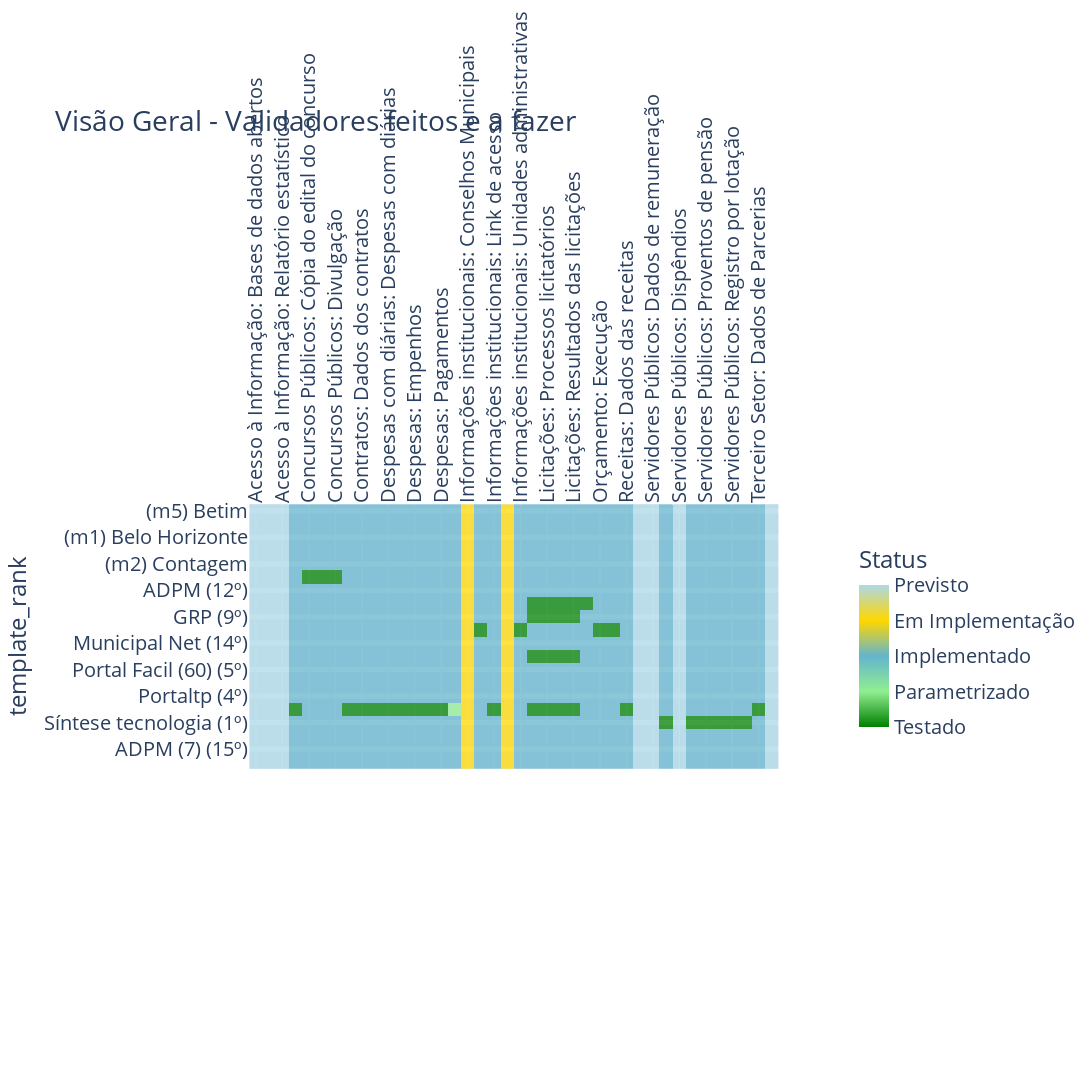

Notebook code for this chart:
### Code cell
import plotly.express as px
import matplotlib.pyplot as plt

def plot_status_epics_dev(df, title, y_column, x_column, hue, showlegend=True):    

    fig = px.imshow(
        df, height=1800, width=1700, title=title,
        color_continuous_scale=[(0, "green"), (0.25, 'lightgreen'), (0.5, "#64b5cd"), 
                                (0.75, '#FFD700'), (1, 'lightblue')]
    )     
        
    fig.update_traces(opacity=0.75)
    fig.update_xaxes(tickangle=-90, side="top")
    fig.update_yaxes(showgrid=True, gridwidth=5)
    
    fig.update_layout(
        coloraxis_colorbar=dict(
            title="Status", 
            tickvals=[1,2,3,4,5],
            ticktext=["Testado","Parametrizado","Implementado","Em Implementação",'Previsto'],
            lenmode="pixels", 
            len=200), 
        font=dict(size=20)
    )
    
    return fig

#-----------------------------------------------------------------------

figures.plot_status_epics_dev = plot_status_epics_dev

epics_dev_df = pd.read_csv("data/epics_dev.csv", index_col="template_rank")

fig = figures.plot_status_epics_dev(epics_dev_df, title='Visão Geral - Validadores feitos e a fazer',        
        y_column='template', x_column='title', hue="state", showlegend=True)


fig.write_image('./fig/status-dev.png')#, scale=1)
fig

### Figure 1 — Plotly figure (JSON) as saved in the notebook; plotly's stock layout.template omitted (floating-point values rounded to 4 significant figures; data arrays with more than 128 entries replaced by an {"elided": "..."} marker saying what was removed)
{"data": [{"coloraxis": "coloraxis", "hovertemplate": "x: %{x}<br>template_rank: %{y}<br>color: %{z}<extra></extra>", "name": "0", "opacity": 0.75, "type": "heatmap", "x": ["Acesso à Informação: Bases de dados abertos", "Acesso à Informação: Informações", "Acesso à Informação: Relatório estatístico", "Acesso à Informação: Requisitos Exigidos", "Concursos Públicos: Cópia do edital do concurso", "Concursos Públicos: Dados do Concurso", "Concursos Públicos: Divulgação", "Contratos: Conteúdo integral", "Contratos: Dados dos contratos", "Contratos: Gerar relatório", "Despesas com diárias: Despesas com diárias", "Despesas: Consulta", "Despesas: Empenhos", "Despesas: Gerar relatório", "Despesas: Pagamentos", "Despesas: Relatórios", "Informações institucionais: Conselhos Municipais", "Informações institucionais: Estrutura organizacional", "Informações institucionais: Link de acesso", "Informações institucionais: Registro das competências", "Informações institucionais: Unidades administrativas", "Licitações: Editais", "Licitações: Processos licitatórios", "Licitações: Registro dos procedimentos", "Licitações: Resultados das licitações", "Obras públicas: Dados para acompanhamento", "Orçamento: Execução", "Orçamento: Legislação", "Receitas: Dados das receitas", "Servidores Públicos: Auxilios", "Servidores Públicos: Dados de remuneração", "Servidores Públicos: Dados dos servidores", "Servidores Públicos: Dispêndios", "Servidores Públicos: Proventos de aposentadoria", "Servidores Públicos: Proventos de pensão", "Servidores Públicos: Registro da remuneração", "Servidores Públicos: Registro por lotação", "Servidores Públicos: Relatório mensal", "Terceiro Setor: Dados de Parcerias", "Terceiro Setor: Repasses"], "xaxis": "x", "y": ["(m5) Betim", "(m4) Juiz de Fora", "(m1) Belo Horizonte", "(m3) Uberlândia", "(m2) Contagem", "ABO (13º)", "ADPM (12º)", "Betha (10º)", "GRP (9º)", "Memory (2º)", "Municipal Net (14º)", "PT (7º)", "Portal Facil (60) (5º)", "Portal Fácil (46) (6º)", "Portaltp (4º)", "Siplanweb (3º)", "Síntese tecnologia (1º)", "Template1 (22) (11º)", "ADPM (7) (15º)", "Template2 (8º)"], "yaxis": "y", "z": {"elided": "20x40 int values"}}], "layout": {"coloraxis": {"colorbar": {"len": 200, "lenmode": "pixels", "ticktext": ["Testado", "Parametrizado", "Implementado", "Em Implementação", "Previsto"], "tickvals": [1, 2, 3, 4, 5], "title": {"text": "Status"}}, "colorscale": [[0, "green"], [0.25, "lightgreen"], [0.5, "#64b5cd"], [0.75, "#FFD700"], [1, "lightblue"]]}, "font": {"size": 20}, "height": 1800, "title": {"text": "Visão Geral - Validadores feitos e a fazer"}, "width": 1700, "xaxis": {"anchor": "y", "autorange": true, "constrain": "domain", "domain": [0.0004374, 0.9996], "range": [-0.5, 39.5], "scaleanchor": "y", "side": "top", "tickangle": -90, "type": "category"}, "yaxis": {"anchor": "x", "autorange": true, "constrain": "domain", "domain": [0.3238, 0.6762], "gridwidth": 5, "range": [19.5, -0.5], "showgrid": true, "title": {"text": "template_rank"}, "type": "category"}}}
